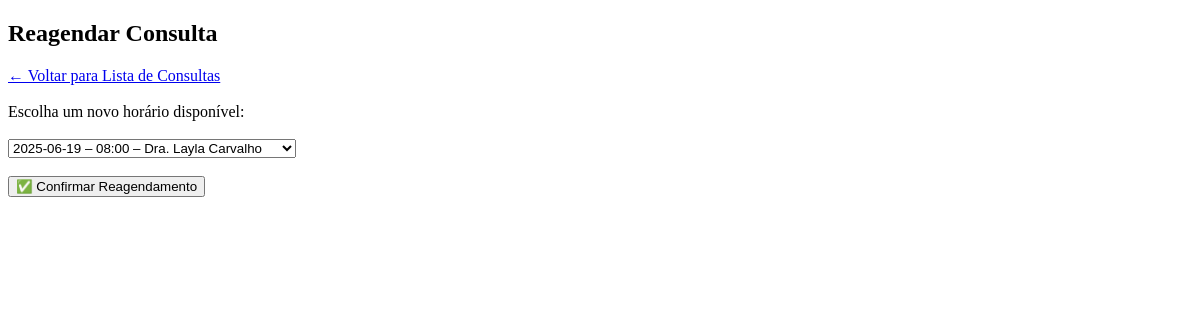
/reagendar/27 (signed in), run on an earlier commit of the app's database.
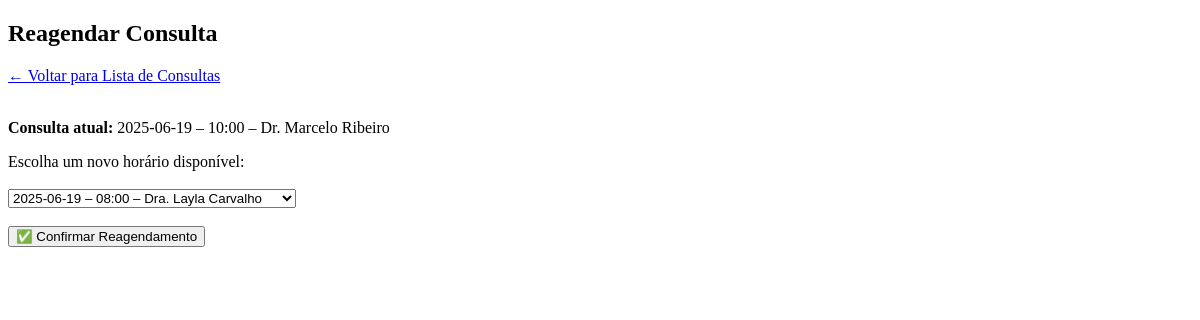
And on a later commit of the database.
### tables this page shows
CREATE TABLE agenda (
    id INTEGER PRIMARY KEY AUTOINCREMENT,
    medico_id INTEGER NOT NULL,
    data TEXT NOT NULL,
    horario TEXT NOT NULL,
    vagas_totais INTEGER NOT NULL,
    vagas_ocupadas INTEGER DEFAULT 0,
    FOREIGN KEY (medico_id) REFERENCES medico(id)
);

CREATE TABLE "medico" (
	"id"	INTEGER,
	"nome"	TEXT NOT NULL,
	"especialidade"	TEXT NOT NULL,
	PRIMARY KEY("id" AUTOINCREMENT)
);

### app.py (the view, shortened to what this page needs)
@app.route('/reagendar/<int:consulta_id>', methods=['GET', 'POST'])
def reagendar_consulta(consulta_id):
    if 'atendente_id' not in session:
        return redirect(url_for('login'))
    conn = get_db_connection()
    cursor = conn.cursor()
    cursor.execute('''
        SELECT a.id AS agenda_id, a.data, a.horario, m.nome AS medico
        FROM agenda a
        JOIN medico m ON a.medico_id = m.id
        WHERE a.vagas_ocupadas < a.vagas_totais
        ORDER BY a.data, a.horario
    ''')
    agendas = cursor.fetchall()
    cursor.execute('''
        SELECT c.id AS consulta_id, a.id AS agenda_id, a.data, a.horario, m.nome AS medico
        FROM consulta c
        JOIN agenda a ON c.agenda_id = a.id
        JOIN medico m ON a.medico_id = m.id
        WHERE c.id = ?
    ''', (consulta_id,))
    consulta_atual = cursor.fetchone()
    conn.close()
    return render_template('reagendar.html',
                           consulta_id=consulta_id,
                           agendas=agendas,
                           consulta_atual=consulta_atual)

### app.py (called while the page is built)
def get_db_connection():
    conn = sqlite3.connect('clinica.db')
    conn.row_factory = sqlite3.Row
    return conn

### templates/reagendar.html (shortened to what this page needs)
<!DOCTYPE html>
<html lang="pt-BR">
<head>
</head>
<body>
    <h2>Reagendar Consulta</h2>
    <a href="{{ url_for('listar_consultas') }}">← Voltar para Lista de Consultas</a><br><br>
    {% if consulta_atual %}
        <p><strong>Consulta atual:</strong> {{ consulta_atual['data'] }} – {{ consulta_atual['horario'] }} – {{ consulta_atual['medico'] }}</p>
    {% endif %}
    <form method="POST">
        <label for="agenda">Escolha um novo horário disponível:</label><br><br>
        <select name="agenda" id="agenda" required>
            {% for a in agendas %}
                {% if consulta_atual is none or a['agenda_id'] != consulta_atual['agenda_id'] %}
                    <option value="{{ a['agenda_id'] }}">
                        {{ a['data'] }} – {{ a['horario'] }} – {{ a['medico'] }}
                    </option>
                {% endif %}
            {% endfor %}
        </select><br><br>
        <button type="submit">✅ Confirmar Reagendamento</button>
    </form>
</body>
</html>

What changed in the data, as far as the page shows it:
now on this page (row edited): agenda: data "2025-06-19", horario "10:00"
now on this page (row unchanged): medico: medico "Dr. Marcelo Ribeiro"
Also different on the page:
text now shown: "Consulta atual: – –"
